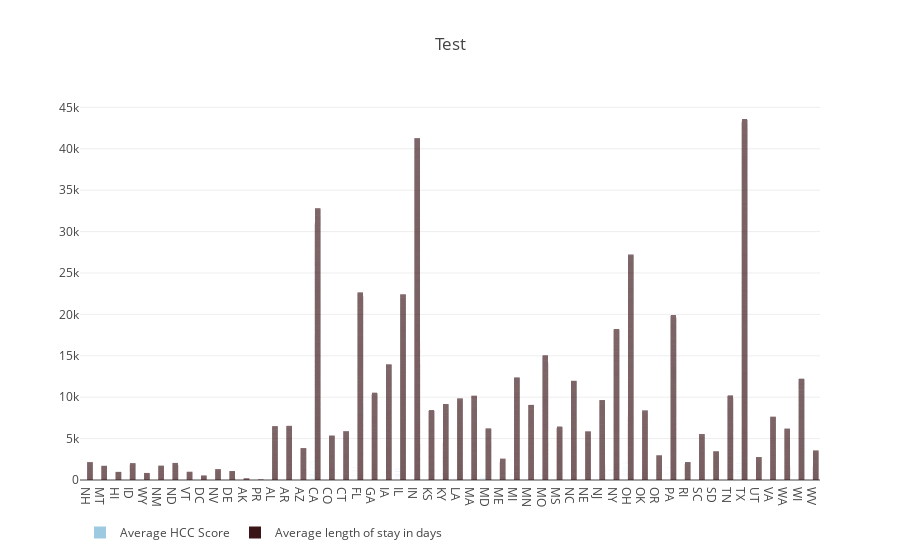

The notebook cell saved with this chart:
### Code cell
trace1 = go.Bar(
    x=joined_hcc_avg_stay.state,
    y=joined_hcc_avg_stay.average_hcc_score,
    name='Average HCC Score',
    marker=dict(color='rgb(158,202,225)'),
)
trace2 = go.Bar(
    x=joined_hcc_avg_stay.state,
    y=joined_hcc_avg_stay.average_length_of_stays_days,
    name='Average length of stay in days',
    marker=dict(color='rgb(58,22,25)'),
)

data = [trace1, trace2]
layout = go.Layout(
    barmode='group',
    title='Test',
    legend=dict(orientation="h")
)

fig = go.Figure(data=data, layout=layout)
iplot(fig, filename='grouped-bar')

### Figure 1 — Plotly figure (JSON) as saved in the notebook; plotly's stock layout.template omitted (floating-point values rounded to 4 significant figures; data arrays with more than 128 entries replaced by an {"elided": "..."} marker saying what was removed)
{"data": [{"marker": {"color": "rgb(158,202,225)"}, "name": "Average HCC Score", "type": "bar", "uid": "3f46bee6-a3fb-464e-a8e1-936d0d71ae95", "x": {"elided": "16982 str values"}, "y": {"elided": "16982 float values"}}, {"marker": {"color": "rgb(58,22,25)"}, "name": "Average length of stay in days", "type": "bar", "uid": "e1687e70-1cb2-47a2-91f9-3eed4709c9ff", "x": {"elided": "16982 str values"}, "y": {"elided": "16982 float values"}}], "layout": {"barmode": "group", "legend": {"orientation": "h"}, "title": {"text": "Test"}}}
